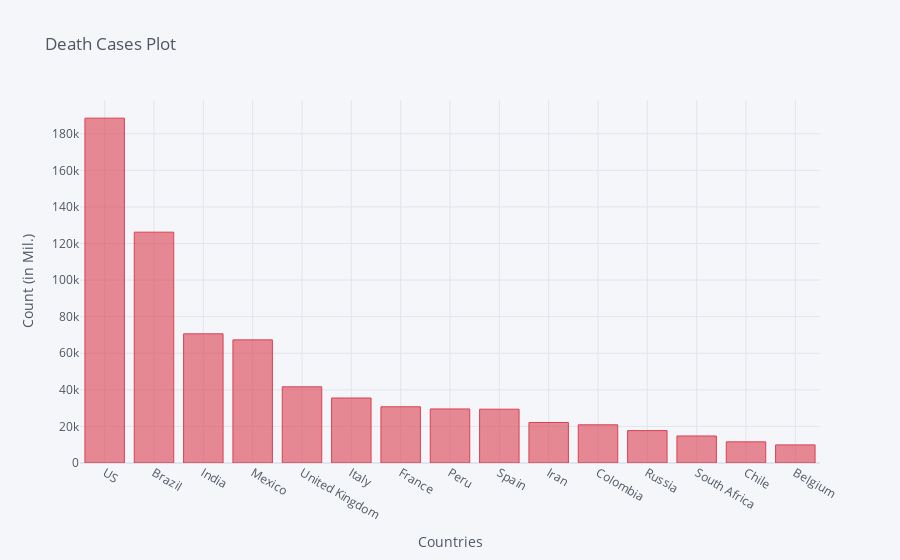

The notebook cell saved with this chart:
### Code cell
death_df2_plot.iplot(kind='bar', x='Country/Region', y='9/5/20',color='red',
                    title='Death Cases Plot',xTitle='Countries',yTitle='Count (in Mil.)')

### Figure 1 — Plotly figure (JSON) as saved in the notebook; plotly's stock layout.template omitted (floating-point values rounded to 4 significant figures)
{"data": [{"marker": {"color": "rgba(219, 64, 82, 0.6)", "line": {"color": "rgba(219, 64, 82, 1.0)", "width": 1}}, "name": "9/5/20", "orientation": "v", "text": "", "type": "bar", "x": ["US", "Brazil", "India", "Mexico", "United Kingdom", "Italy", "France", "Peru", "Spain", "Iran", "Colombia", "Russia", "South Africa", "Chile", "Belgium"], "y": [188538, 126203, 70626, 67326, 41638, 35534, 30730, 29554, 29418, 22154, 20886, 17707, 14779, 11551, 9906]}], "layout": {"legend": {"bgcolor": "#F5F6F9", "font": {"color": "#4D5663"}}, "paper_bgcolor": "#F5F6F9", "plot_bgcolor": "#F5F6F9", "title": {"font": {"color": "#4D5663"}, "text": "Death Cases Plot"}, "xaxis": {"gridcolor": "#E1E5ED", "showgrid": true, "tickfont": {"color": "#4D5663"}, "title": {"font": {"color": "#4D5663"}, "text": "Countries"}, "zerolinecolor": "#E1E5ED"}, "yaxis": {"gridcolor": "#E1E5ED", "showgrid": true, "tickfont": {"color": "#4D5663"}, "title": {"font": {"color": "#4D5663"}, "text": "Count (in Mil.)"}, "zerolinecolor": "#E1E5ED"}}}
